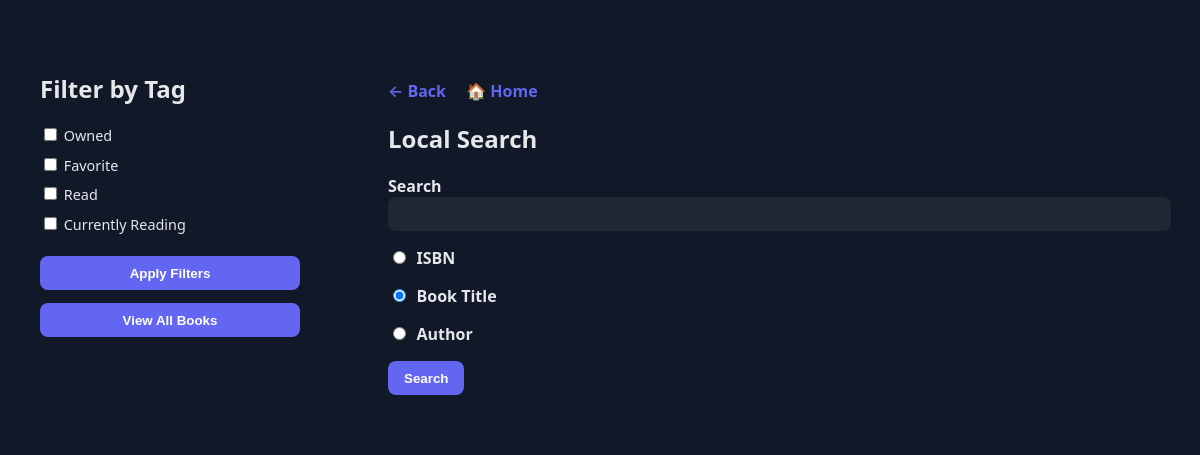
The page /book/local-search on the database as committed earlier.
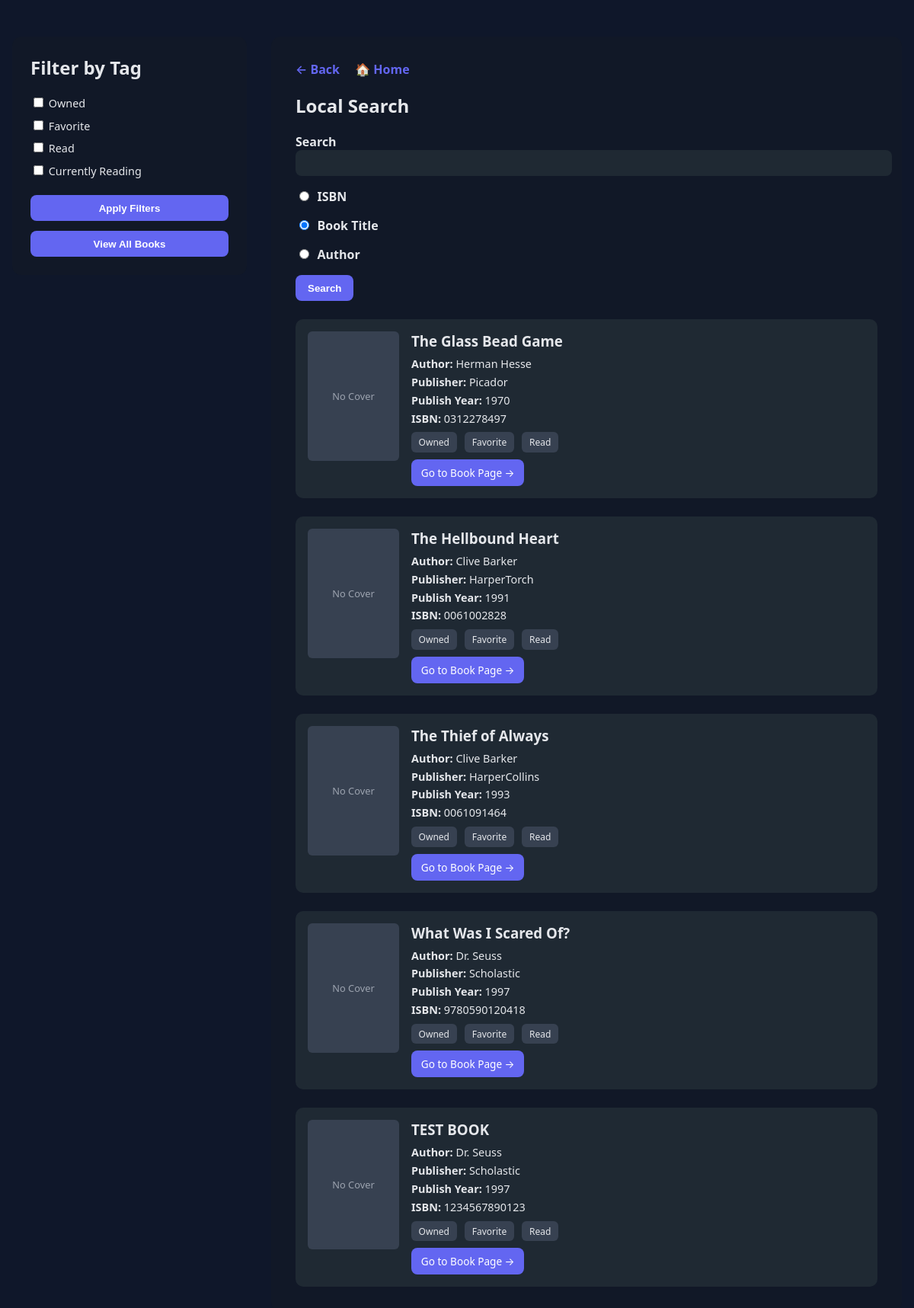
The same page on the database as committed later.
### tables this page shows
CREATE TABLE Authors (
                   Author_ID INTEGER PRIMARY KEY,
                   Author_Full_Name TEXT NOT NULL,
                   Author_First_Name TEXT NOT NULL,
                   Author_Last_Name TEXT NOT NULL,
                   OpenLibrary_ID TEXT
                   );

### app/main.py (the view)
    @app.route('/book/local-search', methods=['GET'])
    def local_search_page():
        search_type = request.args.get('search_type')
        if search_type == 'isbn':
            isbn = request.args.get('search', 'isbn')
            isbn_dict = {"ISBN": isbn}
            try:
                book_result = json.loads(read(isbn_dict, 'book-isbn'))
                book_result = json.dumps({"Book_Result_1" : book_result})
                book_result = json.loads(book_result)
                if book_result == '':
                    return render_template('search.html', books={}), 200
                return render_template('search.html', books=book_result), 200
            except TypeError:   # When there is no book with ISBN match
                return render_template('search.html', books={}), 200
        elif search_type == 'title':
            pass
        elif search_type == 'author':
            pass
        else:
            try:
                book_result = read()
                return render_template('search.html', books=book_result), 200
            except TypeError: # When there are not books
                return render_template('search.html', books={}), 200

### app/services/Book/Book.py (called while the page is built)
def read_book(isbn):
    try:
        return read_full_book_record(isbn)
    except json.decoder.JSONDecodeError:
        return f'Error: Book with ISBN {isbn} not in database.'

def read_all_books():
    all_book_isbns = get_all_book_isbn()
    json_output = {}
    book_result_number = 1
    for book in all_book_isbns:
        result = read_book(book[0])
        json_output[f'Book_Result_{book_result_number}'] = json.loads(result)
        book_result_number += 1
    return json_output

### app/services/Book/BookRead.py (called while the page is built)
def connect_to_database():
    try:
        conn = sqlite3.connect(DB_PATH)
        cursor = conn.cursor()
        return cursor, conn
    except sqlite3.Error as error:
        print(f"Database error: {error}")
        conn.close()

def read_book_table(isbn):
    cursor, conn = connect_to_database()
    read_query = "SELECT * FROM Books WHERE ISBN = ?"
    criteria = (isbn,)
    cursor.execute(read_query, criteria)
    result = cursor.fetchall()
    conn.close()
    if result:
        convert_to_dict = {
            "ISBN": result[0][0],
            "Title": result[0][1],
            "Publish_Year": result[0][2],
            "Publisher_ID": result[0][3],
            "Summary": result[0][4],
            "Tag_ID": result[0][5],
            "Chapters": result[0][6],
            "Chapters_Completed": result[0][7],
            "Cover_Image_Bytes": result[0][8]
        }
        json_format = json.dumps(convert_to_dict)
        return json_format
    else:
        return "ISBN not found"

def read_tag_table(tag_id):
    cursor, conn = connect_to_database()
    read_query = "SELECT Owned, Favorite, Completed, Currently_Reading, Personal_Or_Academic FROM Tags WHERE Tag_ID = ?"
    criteria = (tag_id,)
    cursor.execute(read_query, criteria)
    result = cursor.fetchall()
    conn.close()
    if result:
        convert_to_dict = {
            "Owned": result[0][0],
            "Favorite": result[0][1],
            "Completed": result[0][2],
            "Currently_Reading": result[0][3],
            "Personal_Or_Academic": result[0][4],
        }
        json_format = json.dumps(convert_to_dict)
        return json_format
    else:
        return "Tag_ID not found"

def get_all_book_isbn():
    cursor, conn = connect_to_database()
    query = "SELECT * FROM Books"
    cursor.execute(query)
    result = cursor.fetchall()
    conn.close()
    return result

### app/templates/search.html (shortened to what this page needs)
<!DOCTYPE html>
<html lang="en">
<head>
</head>
<body>
  <div class="page-wrapper">
    <aside class="filters">
      <h2>Filter by Tag</h2>
      <label><input type="checkbox"> Owned</label>
      <label><input type="checkbox"> Favorite</label>
      <label><input type="checkbox"> Read</label>
      <label><input type="checkbox"> Currently Reading</label>
      <button>Apply Filters</button>
      <button onclick=window.location.href='/book/local-search'>
        View All Books
      </button>
    </aside>
    <section class="results-area">
      <div class="nav-buttons">
        <a href="/dashboard">← Back</a>
        <a href="/">🏠 Home</a>
      </div>
      <h1>Local Search</h1>
      <form method="GET" action="/book/local-search" class="search-form">
        <label for="search">Search</label>
        <input type="text" id="search" name="search"
          value="{{ request.args.get('search', '') }}">
        <label><input type="radio" name="search_type" value="isbn"> ISBN</label>
        <label><input type="radio" name="search_type" value="title" checked> Book Title</label>
        <label><input type="radio" name="search_type" value="author"> Author</label>
        <button type="submit">Search</button>
      </form>
      {% if books %}
        {% for book, book_info in books.items() %}
          <div class="book-card">
            <div class="book-cover">
              No Cover
            </div>
            <div class="book-info">
              <h3>{{ book_info['Title'] }}</h3>
              <p><strong>Author:</strong> {{ book_info['Author_First_Name_1'] }} {{ book_info['Author_Last_Name_1'] }}</p>
              <p><strong>Publisher:</strong> {{ book_info['Publisher_Name'] }}</p>
              <p><strong>Publish Year:</strong> {{ book_info['Publish_Year'] }}</p>
              <p><strong>ISBN:</strong> {{ book_info['ISBN'] }}</p>
              <div class="tags">
                <span>Owned</span>
                <span>Favorite</span>
                <span>Read</span>
              </div>
              <a href="/book/isbn/{{ book_info['ISBN'] }}" class="view-button">
                Go to Book Page →
              </a>
            </div>
          </div>
        {% endfor %}
      {% elif request.args.get('search') %}
        <p class="no-results">No books found.</p>
      {% endif %}
    </section>
  </div>
</body>
</html>

### app/templates/search.html (style rules this page uses)
body { font-family: system-ui, -apple-system, BlinkMacSystemFont, "Segoe UI", sans-serif; background-color: #0f172a; color: #e5e7eb; margin: 0; padding: 0; }
.page-wrapper { display: flex; max-width: 1200px; margin: 3rem auto; gap: 2rem; padding: 0 1rem; }
.filters { width: 260px; background-color: #111827; padding: 1.5rem; border-radius: 12px; height: fit-content; }
.filters h2 { margin-top: 0; }
.filters label { display: block; margin: 0.6rem 0; font-size: 0.9rem; }
.filters button { width: 100%; margin-top: 0.8rem; padding: 0.6rem; border-radius: 8px; border: none; background-color: #6366f1; color: white; font-weight: 600; cursor: pointer; }
.results-area { flex: 1; background-color: #111827; padding: 2rem; border-radius: 12px; }
.nav-buttons { margin-bottom: 1rem; }
.nav-buttons a { text-decoration: none; color: #6366f1; font-weight: 600; margin-right: 1rem; }
.search-form label { display: block; margin-top: 1rem; font-weight: 600; }
input[type="text"] { width: 100%; padding: 0.6rem; border-radius: 8px; border: none; background-color: #1f2933; color: #e5e7eb; }
input[type="radio"] { margin-right: 0.4rem; }
.search-form button { margin-top: 1rem; padding: 0.6rem 1rem; border-radius: 8px; border: none; background-color: #6366f1; color: white; font-weight: 600; cursor: pointer; }
.book-card { display: flex; background-color: #1f2933; margin-top: 1.5rem; padding: 1rem; border-radius: 10px; gap: 1rem; align-items: flex-start; }
.book-cover { width: 120px; height: 170px; background-color: #374151; border-radius: 6px; display: flex; align-items: center; justify-content: center; font-size: 0.8rem; color: #9ca3af; }
.book-info h3 { margin: 0 0 0.5rem 0; }
.book-info p { margin: 0.3rem 0; font-size: 0.9rem; }
.tags { margin-top: 0.6rem; }
.tags span { background-color: #374151; padding: 0.3rem 0.6rem; border-radius: 6px; font-size: 0.75rem; margin-right: 0.4rem; }
.view-button { display: inline-block; margin-top: 0.8rem; text-decoration: none; background-color: #6366f1; padding: 0.5rem 0.8rem; border-radius: 8px; color: white; font-size: 0.85rem; }

Rows that differ between the two databases and show on the page:
added Authors: Title "The Glass Bead Game", Author_First_Name_1 "Herman", Author_Last_Name_1 "Hesse", Publisher_Name "Picador", Publish_Year "1970", ISBN "0312278497"
added Authors: Title "The Hellbound Heart", Author_First_Name_1 "Clive", Author_Last_Name_1 "Barker", Publisher_Name "HarperTorch", Publish_Year "1991", ISBN "0061002828", Title "The Thief of Always", Publisher_Name "HarperCollins", Publish_Year "1993", ISBN "0061091464"
added Authors: Title "What Was I Scared Of?", Author_First_Name_1 "Dr.", Author_Last_Name_1 "Seuss", Publisher_Name "Scholastic", Publish_Year "1997", ISBN "9780590120418", Title "TEST BOOK", ISBN "1234567890123"
